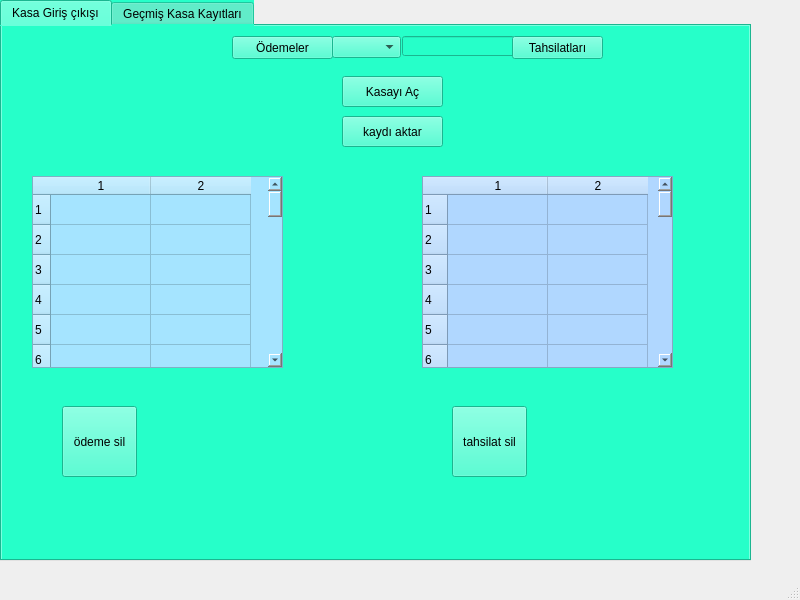
<?xml version="1.0" encoding="UTF-8"?>
<ui version="4.0">
 <class>MainWindow</class>
 <widget class="QMainWindow" name="MainWindow">
  <property name="geometry">
   <rect>
    <x>0</x>
    <y>0</y>
    <width>800</width>
    <height>600</height>
   </rect>
  </property>
  <property name="windowTitle">
   <string>MainWindow</string>
  </property>
  <widget class="QWidget" name="centralwidget">
   <widget class="QLabel" name="label">
    <property name="geometry">
     <rect>
      <x>160</x>
      <y>30</y>
      <width>61</width>
      <height>16</height>
     </rect>
    </property>
    <property name="text">
     <string>Kasa Kodu</string>
    </property>
   </widget>
   <widget class="QLabel" name="label_2">
    <property name="geometry">
     <rect>
      <x>70</x>
      <y>30</y>
      <width>47</width>
      <height>13</height>
     </rect>
    </property>
    <property name="text">
     <string>TextLabel</string>
    </property>
   </widget>
   <widget class="QTabWidget" name="tabWidget">
    <property name="geometry">
     <rect>
      <x>0</x>
      <y>0</y>
      <width>751</width>
      <height>561</height>
     </rect>
    </property>
    <property name="styleSheet">
     <string notr="true">background-color: rgb(38, 255, 201);
</string>
    </property>
    <property name="currentIndex">
     <number>0</number>
    </property>
    <widget class="QWidget" name="tab">
     <attribute name="title">
      <string>Kasa Giriş çıkışı</string>
     </attribute>
     <widget class="QPushButton" name="pushButton">
      <property name="geometry">
       <rect>
        <x>230</x>
        <y>10</y>
        <width>101</width>
        <height>23</height>
       </rect>
      </property>
      <property name="text">
       <string>Ödemeler</string>
      </property>
     </widget>
     <widget class="QComboBox" name="comboBox">
      <property name="geometry">
       <rect>
        <x>330</x>
        <y>10</y>
        <width>69</width>
        <height>22</height>
       </rect>
      </property>
     </widget>
     <widget class="QLineEdit" name="lineEdit_onlyint">
      <property name="geometry">
       <rect>
        <x>400</x>
        <y>10</y>
        <width>113</width>
        <height>20</height>
       </rect>
      </property>
     </widget>
     <widget class="QPushButton" name="pushButton_2">
      <property name="geometry">
       <rect>
        <x>510</x>
        <y>10</y>
        <width>91</width>
        <height>23</height>
       </rect>
      </property>
      <property name="text">
       <string>Tahsilatları</string>
      </property>
     </widget>
     <widget class="QPushButton" name="pushButton_3">
      <property name="geometry">
       <rect>
        <x>340</x>
        <y>90</y>
        <width>101</width>
        <height>31</height>
       </rect>
      </property>
      <property name="text">
       <string>kaydı aktar</string>
      </property>
     </widget>
     <widget class="QTableWidget" name="tableWidget">
      <property name="geometry">
       <rect>
        <x>30</x>
        <y>150</y>
        <width>251</width>
        <height>192</height>
       </rect>
      </property>
      <property name="styleSheet">
       <string notr="true">background-color: rgb(165, 228, 255);</string>
      </property>
      <property name="rowCount">
       <number>99</number>
      </property>
      <property name="columnCount">
       <number>2</number>
      </property>
      <row/>
      <row/>
      <row/>
      <row/>
      <row/>
      <row/>
      <row/>
      <row/>
      <row/>
      <row/>
      <row/>
      <row/>
      <row/>
      <row/>
      <row/>
      <row/>
      <row/>
      <row/>
      <row/>
      <row/>
      <row/>
      <row/>
      <row/>
      <row/>
      <row/>
      <row/>
      <row/>
      <row/>
      <row/>
      <row/>
      <row/>
      <row/>
      <row/>
      <row/>
      <row/>
      <row/>
      <row/>
      <row/>
      <row/>
      <row/>
      <row/>
      <row/>
      <row/>
      <row/>
      <row/>
      <row/>
      <row/>
      <row/>
      <row/>
      <row/>
      <row/>
      <row/>
      <row/>
      <row/>
      <row/>
      <row/>
      <row/>
      <row/>
      <row/>
      <row/>
      <row/>
      <row/>
      <row/>
      <row/>
      <row/>
      <row/>
      <row/>
      <row/>
      <row/>
      <row/>
      <row/>
      <row/>
      <row/>
      <row/>
      <row/>
      <row/>
      <row/>
      <row/>
      <row/>
      <row/>
      <row/>
      <row/>
      <row/>
      <row/>
      <row/>
      <row/>
      <row/>
      <row/>
      <row/>
      <row/>
      <row/>
      <row/>
      <row/>
      <row/>
      <row/>
      <row/>
      <row/>
      <row/>
      <row/>
      <column/>
      <column/>
     </widget>
     <widget class="QTableWidget" name="tableWidget_2">
      <property name="geometry">
       <rect>
        <x>420</x>
        <y>150</y>
        <width>251</width>
        <height>192</height>
       </rect>
      </property>
      <property name="styleSheet">
       <string notr="true">background-color: rgb(176, 215, 255);</string>
      </property>
      <property name="rowCount">
       <number>100</number>
      </property>
      <property name="columnCount">
       <number>2</number>
      </property>
      <row/>
      <row/>
      <row/>
      <row/>
      <row/>
      <row/>
      <row/>
      <row/>
      <row/>
      <row/>
      <row/>
      <row/>
      <row/>
      <row/>
      <row/>
      <row/>
      <row/>
      <row/>
      <row/>
      <row/>
      <row/>
      <row/>
      <row/>
      <row/>
      <row/>
      <row/>
      <row/>
      <row/>
      <row/>
      <row/>
      <row/>
      <row/>
      <row/>
      <row/>
      <row/>
      <row/>
      <row/>
      <row/>
      <row/>
      <row/>
      <row/>
      <row/>
      <row/>
      <row/>
      <row/>
      <row/>
      <row/>
      <row/>
      <row/>
      <row/>
      <row/>
      <row/>
      <row/>
      <row/>
      <row/>
      <row/>
      <row/>
      <row/>
      <row/>
      <row/>
      <row/>
      <row/>
      <row/>
      <row/>
      <row/>
      <row/>
      <row/>
      <row/>
      <row/>
      <row/>
      <row/>
      <row/>
      <row/>
      <row/>
      <row/>
      <row/>
      <row/>
      <row/>
      <row/>
      <row/>
      <row/>
      <row/>
      <row/>
      <row/>
      <row/>
      <row/>
      <row/>
      <row/>
      <row/>
      <row/>
      <row/>
      <row/>
      <row/>
      <row/>
      <row/>
      <row/>
      <row/>
      <row/>
      <row/>
      <row/>
      <column/>
      <column/>
     </widget>
     <widget class="QPushButton" name="pushButton_4">
      <property name="geometry">
       <rect>
        <x>60</x>
        <y>380</y>
        <width>75</width>
        <height>71</height>
       </rect>
      </property>
      <property name="text">
       <string>ödeme sil</string>
      </property>
     </widget>
     <widget class="QPushButton" name="pushButton_5">
      <property name="geometry">
       <rect>
        <x>450</x>
        <y>380</y>
        <width>75</width>
        <height>71</height>
       </rect>
      </property>
      <property name="text">
       <string>tahsilat sil</string>
      </property>
     </widget>
     <widget class="QPushButton" name="pushButton_7">
      <property name="geometry">
       <rect>
        <x>340</x>
        <y>50</y>
        <width>101</width>
        <height>31</height>
       </rect>
      </property>
      <property name="text">
       <string>Kasayı Aç</string>
      </property>
     </widget>
    </widget>
    <widget class="QWidget" name="tab_2">
     <attribute name="title">
      <string>Geçmiş Kasa Kayıtları</string>
     </attribute>
     <widget class="QPushButton" name="pushButton_6">
      <property name="geometry">
       <rect>
        <x>90</x>
        <y>30</y>
        <width>141</width>
        <height>31</height>
       </rect>
      </property>
      <property name="text">
       <string>Eski Kasa kaydı getir</string>
      </property>
     </widget>
     <widget class="QComboBox" name="comboBox_2">
      <property name="geometry">
       <rect>
        <x>230</x>
        <y>30</y>
        <width>111</width>
        <height>31</height>
       </rect>
      </property>
     </widget>
     <widget class="QTableWidget" name="tableWidget_3">
      <property name="geometry">
       <rect>
        <x>30</x>
        <y>130</y>
        <width>541</width>
        <height>192</height>
       </rect>
      </property>
      <property name="styleSheet">
       <string notr="true">background-color: rgb(181, 227, 255);</string>
      </property>
      <property name="rowCount">
       <number>99</number>
      </property>
      <property name="columnCount">
       <number>10</number>
      </property>
      <row/>
      <row/>
      <row/>
      <row/>
      <row/>
      <row/>
      <row/>
      <row/>
      <row/>
      <row/>
      <row/>
      <row/>
      <row/>
      <row/>
      <row/>
      <row/>
      <row/>
      <row/>
      <row/>
      <row/>
      <row/>
      <row/>
      <row/>
      <row/>
      <row/>
      <row/>
      <row/>
      <row/>
      <row/>
      <row/>
      <row/>
      <row/>
      <row/>
      <row/>
      <row/>
      <row/>
      <row/>
      <row/>
      <row/>
      <row/>
      <row/>
      <row/>
      <row/>
      <row/>
      <row/>
      <row/>
      <row/>
      <row/>
      <row/>
      <row/>
      <row/>
      <row/>
      <row/>
      <row/>
      <row/>
      <row/>
      <row/>
      <row/>
      <row/>
      <row/>
      <row/>
      <row/>
      <row/>
      <row/>
      <row/>
      <row/>
      <row/>
      <row/>
      <row/>
      <row/>
      <row/>
      <row/>
      <row/>
      <row/>
      <row/>
      <row/>
      <row/>
      <row/>
      <row/>
      <row/>
      <row/>
      <row/>
      <row/>
      <row/>
      <row/>
      <row/>
      <row/>
      <row/>
      <row/>
      <row/>
      <row/>
      <row/>
      <row/>
      <row/>
      <row/>
      <row/>
      <row/>
      <row/>
      <row/>
      <column>
       <property name="text">
        <string>Ödeme Türü</string>
       </property>
      </column>
      <column>
       <property name="text">
        <string>Ödeme Tutarı</string>
       </property>
      </column>
      <column>
       <property name="text">
        <string/>
       </property>
      </column>
      <column>
       <property name="text">
        <string>Tahsilat Türü</string>
       </property>
      </column>
      <column>
       <property name="text">
        <string>Tahsilat Tutarı</string>
       </property>
      </column>
      <column/>
      <column/>
      <column/>
      <column/>
      <column/>
     </widget>
     <widget class="QPushButton" name="pushButton_8">
      <property name="geometry">
       <rect>
        <x>110</x>
        <y>340</y>
        <width>75</width>
        <height>23</height>
       </rect>
      </property>
      <property name="text">
       <string>Ödeme sil</string>
      </property>
     </widget>
     <widget class="QPushButton" name="pushButton_9">
      <property name="geometry">
       <rect>
        <x>390</x>
        <y>340</y>
        <width>75</width>
        <height>23</height>
       </rect>
      </property>
      <property name="text">
       <string>Tahsilat sil</string>
      </property>
     </widget>
    </widget>
   </widget>
  </widget>
  <widget class="QMenuBar" name="menubar">
   <property name="geometry">
    <rect>
     <x>0</x>
     <y>0</y>
     <width>800</width>
     <height>21</height>
    </rect>
   </property>
  </widget>
  <widget class="QStatusBar" name="statusbar"/>
 </widget>
 <resources/>
 <connections/>
</ui>
